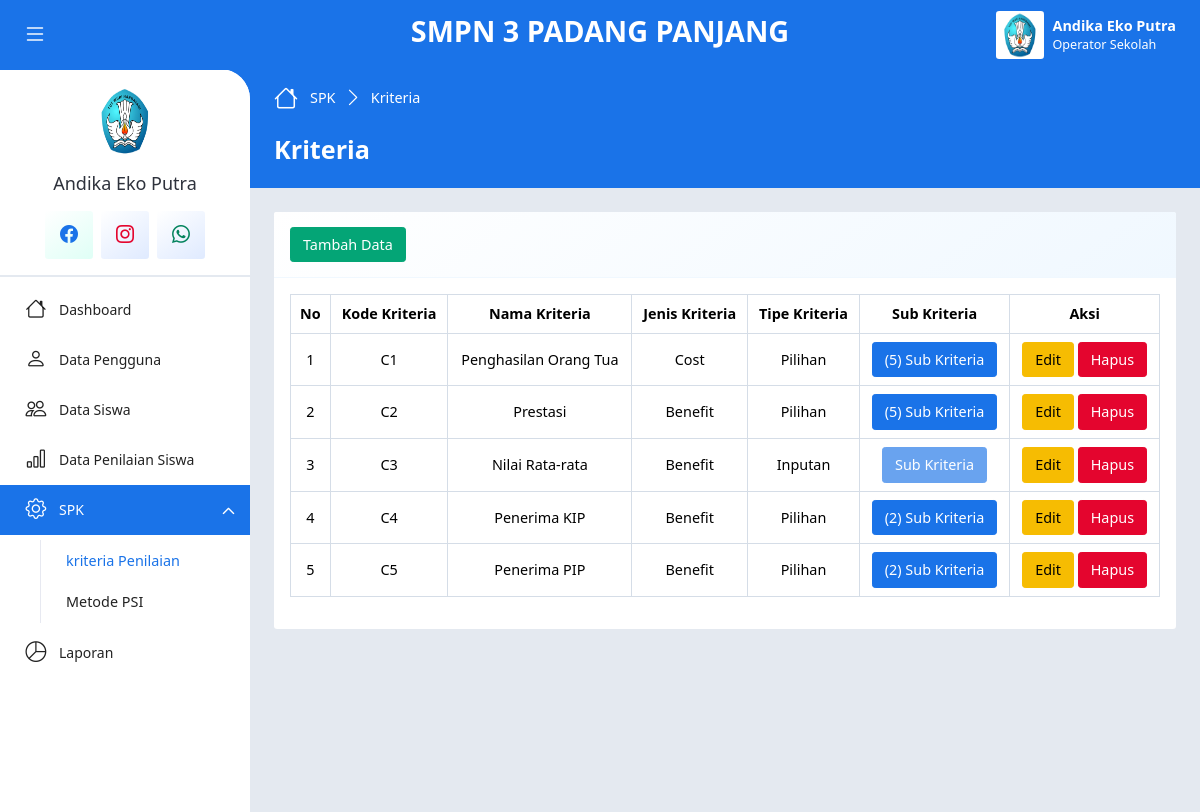
Screenshot of /?p=Kriteria (signed in) with the database file from the repository.
### tables this page shows
CREATE TABLE `pengguna` (
  `id_pengguna` int(11) NOT NULL,
  `username` varchar(20) NOT NULL,
  `password` varchar(20) NOT NULL,
  `nama_pengguna` varchar(30) NOT NULL,
  `jabatan` enum('Kepala Sekolah','Operator Sekolah') NOT NULL,
  `foto_pengguna` text NOT NULL,
  `simpan_pengguna` timestamp NOT NULL DEFAULT current_timestamp() ON UPDATE current_timestamp()
);

CREATE TABLE `kriteria` (
  `kode_kriteria` varchar(10) NOT NULL,
  `nama_kriteria` varchar(30) NOT NULL,
  `jenis_kriteria` enum('Benefit','Cost') NOT NULL,
  `tipe_kriteria` enum('Inputan','Pilihan') NOT NULL,
  `simpan_kriteria` timestamp NOT NULL DEFAULT current_timestamp() ON UPDATE current_timestamp()
);

### index.php (called while the page is built, shortened)
<?php
require_once 'app/config/db.php';
require_once 'app/config/crud.php';
$crud = new CRUD();
include_once 'app/routes/web.php';

### app/config/db.php (called while the page is built, shortened)
<?php
class DB
{
    public function __construct()
    {
        $this->con = mysqli_connect(
            self::HOST,
            self::USER,
            self::PASS,
            self::DB
        );
    }
}

### app/config/crud.php (called while the page is built, shortened)
<?php
class CRUD extends DB
{
    public function read($table, $opsi = "")
    {
        return mysqli_query(
            $this->con,
            "SELECT * FROM $table $opsi"
        );
    }
}

### app/controller/dashboard/spk_kriteria.php (called while the page is built, shortened)
<?php
$no = 1;
$queryKriteria = $crud->read(
    "kriteria",
    "ORDER BY kode_kriteria ASC"
);

### app/view/page/dashboard/spk_kriteria.php (the view, shortened to what this page needs)
<!DOCTYPE html>
<html lang="en">
<head>
    <?php include 'app/view/layout/head.php' ?>
</head>
<body>
    <?php include 'app/controller/dashboard/spk_kriteria.php' ?>
    <div class="page-wrapper">
        <?php include 'app/view/layout/navbar.php' ?>
        <div class="main-container">
            <?php include 'app/view/layout/sidebar.php' ?>
            <div class="app-container">
                <div class="app-hero-header mb-4">
                    <div class="d-flex align-items-center mb-4">
                        <ol class="breadcrumb">
                            <li class="breadcrumb-item">
                                <i class="bi bi-house lh-1"></i>
                                <a href="index.html" class="text-decoration-none"><?= $dataPage['panel'] ?></a>
                            </li>
                            <li class="breadcrumb-item" aria-current="page"><?= $dataPage['page'] ?></li>
                        </ol>
                    </div>
                    <h3 class="fw-bolder text-white my-3"><?= $dataPage['page'] ?></h3>
                </div>
                <div class="app-body">
                    <div class="row gx-3">
                        <div class="col-xl-12 col-sm-12 col-12">
                            <div class="card mb-3">
                                <div class="card-header">
                                    <button class="btn btn-success" data-bs-toggle="modal" data-bs-target="#tambahModal">
                                        Tambah Data
                                    </button>
                                </div>
                                <div class="card-body">
                                    <div class="table-responsive">
                                        <table class="table table-bordered table-hover text-center align-middle">
                                            <thead>
                                                <tr>
                                                    <th>No</th>
                                                    <th>Kode Kriteria</th>
                                                    <th>Nama Kriteria</th>
                                                    <th>Jenis Kriteria</th>
                                                    <th>Tipe Kriteria</th>
                                                    <th>Sub Kriteria</th>
                                                    <th>Aksi</th>
                                                </tr>
                                            </thead>
                                            <tbody>
                                                <?php foreach ($queryKriteria as $row) : ?>
                                                    <tr>
                                                        <td><?= $no++ ?></td>
                                                        <td><?= $row['kode_kriteria'] ?></td>
                                                        <td><?= $row['nama_kriteria'] ?></td>
                                                        <td><?= $row['jenis_kriteria'] ?></td>
                                                        <td><?= $row['tipe_kriteria'] ?></td>
                                                        <td>
                                                            <?php if ($row['tipe_kriteria'] == "Pilihan") : ?>
                                                                <?php $queryCekSub = $crud->read("sub_kriteria", "WHERE kode_kriteria = '$row[kode_kriteria]'") ?>
                                                                <a href="?p=Sub&Kode=<?= $row['kode_kriteria'] ?>" class="btn btn-primary">(<?= mysqli_num_rows($queryCekSub) ?>) Sub Kriteria</a>
                                                            <?php else : ?>
                                                                <button type="button" disabled class="btn btn-primary">Sub Kriteria</button>
                                                            <?php endif ?>
                                                        </td>
                                                        <td>
                                                            <button type="button" class="btn btn-warning" data-bs-toggle="modal" data-bs-target="#editModal<?= $no ?>">
                                                                Edit
                                                            </button>
                                                            <button type="button" class="btn btn-danger" data-bs-toggle="modal" data-bs-target="#hapusModal<?= $no ?>">
                                                                Hapus
                                                            </button>
                                                        </td>
                                                    </tr>
                                                <?php endforeach ?>
                                            </tbody>
                                        </table>
                                    </div>
                                </div>
                            </div>
                        </div>
                    </div>
                </div>
                <?php include 'app/view/layout/sidebar.php' ?>
            </div>
        </div>
    </div>
</body>
</html>

### app/view/layout/navbar.php (shortened to what this page needs)
<div class="app-header d-flex align-items-center">
    <div class="d-flex col">
        <button class="pin-sidebar" id="pin-sidebar">
            <i class="bi bi-list lh-1 text-white"></i>
        </button>
    </div>
    <div class="app-brand py-2 col">
        <h2 class="text-white text-uppercase fw-bolder">
            SMPN 3 Padang Panjang
        </h2>
    </div>
    <div class="header-actions col">
        <div class="dropdown ms-3">
            <a id="userSettings" class="dropdown-toggle d-flex py-2 align-items-center text-decoration-none" href="#!" role="button" data-bs-toggle="dropdown" aria-expanded="false">
                <img src="assets/imgs/pengguna/<?= $dataPengguna['foto_pengguna'] ?>" class="rounded-2 img-3x" alt="" />
                <div class="ms-2 text-truncate d-lg-block d-none text-white">
                    <span class="fw-bolder"><?= $dataPengguna['nama_pengguna'] ?></span>
                    <span class="d-flex small"><?= $dataPengguna['jabatan'] ?></span>
                </div>
            </a>
        </div>
    </div>
</div>

### app/view/layout/sidebar.php
<nav id="sidebar" class="sidebar-wrapper">
    <div class="sidebar-profile">
        <img src="assets/imgs/pengguna/<?= $dataPengguna['foto_pengguna'] ?>" class="profile-user mb-3" alt="" />
        <div class="text-center">
            <h5 class="profile-name m-0 text-nowrap text-truncate">
                <?= $dataPengguna['nama_pengguna'] ?>
            </h5>
        </div>
        <div class="d-flex align-items-center mt-lg-3 gap-2">
            <a href="https://www.facebook.com/profile.php?id=588361737894378&_rdc=2&_rdr"
                class="icon-box md grd-success-light rounded-2">
                <i class="bi bi-facebook fs-5 text-primary"></i>
            </a>
            <a href="https://www.instagram.com/explore/locations/1013913417/smpn-3-padang-panjang/"
                class="icon-box md grd-info-light rounded-2">
                <i class="bi bi-instagram fs-5 text-danger"></i>
            </a>
            <a href="https://wa.me/6282246820856" class="icon-box md grd-info-light rounded-2">
                <i class="bi bi-whatsapp fs-5 text-success"></i>
            </a>
        </div>
    </div>
    <div class="sidebarMenuScroll">
        <ul class="sidebar-menu">
            <li class="<?= $page == "Dashboard" ? 'active current-page' : '' ?>">
                <a href="?p=Dashboard">
                    <i class="bi bi-house"></i>
                    <span class="menu-text">Dashboard</span>
                </a>
            </li>
            <?php if ($dataPengguna['jabatan'] == "Operator Sekolah"): ?>
                <li class="<?= $page == "Pengguna" ? 'active current-page' : '' ?>">
                    <a href="?p=Pengguna">
                        <i class="bi bi-person"></i>
                        <span class="menu-text">Data Pengguna</span>
                    </a>
                </li>
                <li class="<?= $page == "Siswa" ? 'active current-page' : '' ?>">
                    <a href="?p=Siswa">
                        <i class="bi bi-people"></i>
                        <span class="menu-text">Data Siswa</span>
                    </a>
                </li>
                <li class="<?= $page == "Nilai" ? 'active current-page' : '' ?>">
                    <a href="?p=Nilai">
                        <i class="bi bi-bar-chart"></i>
                        <span class="menu-text">Data Penilaian Siswa</span>
                    </a>
                </li>
                <li class="treeview <?= ($page == "Kriteria" or $page == "PSI" or $page == "Sub") ? 'active' : '' ?>">
                    <a href="#!">
                        <i class="bi bi-gear"></i>
                        <span class="menu-text">SPK</span>
                    </a>
                    <ul class="treeview-menu">
                        <li>
                            <a href="?p=Kriteria"
                                class="<?= ($page == "Kriteria" or $page == "Sub") ? 'active-sub' : '' ?>">kriteria
                                Penilaian</a>
                        </li>
                        <li>
                            <a href="?p=PSI" class="<?= $page == "PSI" ? 'active-sub' : '' ?>">Metode PSI</a>
                        </li>
                    </ul>
                </li>
            <?php endif ?>
            <li class="<?= $page == "Laporan" ? 'active current-page' : '' ?>">
                <a href="?p=Laporan">
                    <i class="bi bi-pie-chart"></i>
                    <span class="menu-text">Laporan</span>
                </a>
            </li>
        </ul>
    </div>
</nav>

### rows the page displays
pengguna: foto_pengguna (picture), nama_pengguna "Andika Eko Putra", jabatan "Operator Sekolah"
kriteria: kode_kriteria "C1", nama_kriteria "Penghasilan Orang Tua", jenis_kriteria "Cost", tipe_kriteria "Pilihan", mysqli_num_rows($queryCekSub) "5"
kriteria: kode_kriteria "C2", nama_kriteria "Prestasi", jenis_kriteria "Benefit", tipe_kriteria "Pilihan", mysqli_num_rows($queryCekSub) "5"
kriteria: kode_kriteria "C3", nama_kriteria "Nilai Rata-rata", jenis_kriteria "Benefit", tipe_kriteria "Inputan", shows "Sub Kriteria"
kriteria: kode_kriteria "C4", nama_kriteria "Penerima KIP", jenis_kriteria "Benefit", tipe_kriteria "Pilihan", mysqli_num_rows($queryCekSub) "2"
kriteria: kode_kriteria "C5", nama_kriteria "Penerima PIP", jenis_kriteria "Benefit", tipe_kriteria "Pilihan", mysqli_num_rows($queryCekSub) "2"

### other values shown
$dataPage['panel'] "SPK"
$dataPage['page'] "Kriteria"
